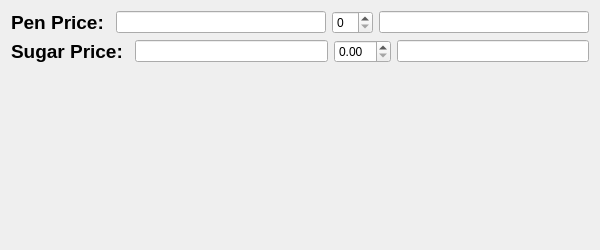
<?xml version="1.0" encoding="UTF-8"?>
<ui version="4.0">
 <class>Form</class>
 <widget class="QWidget" name="Form">
  <property name="geometry">
   <rect>
    <x>0</x>
    <y>0</y>
    <width>600</width>
    <height>250</height>
   </rect>
  </property>
  <property name="windowTitle">
   <string>Form</string>
  </property>
  <layout class="QVBoxLayout" name="verticalLayout">
   <item>
    <layout class="QHBoxLayout" name="horizontalLayout">
     <item>
      <widget class="QLabel" name="label">
       <property name="font">
        <font>
         <pointsize>14</pointsize>
         <bold>true</bold>
        </font>
       </property>
       <property name="text">
        <string>Pen Price: </string>
       </property>
      </widget>
     </item>
     <item>
      <widget class="QLineEdit" name="lineEditPenPrice"/>
     </item>
     <item>
      <widget class="QSpinBox" name="spinBox"/>
     </item>
     <item>
      <widget class="QLineEdit" name="lineEditTotalPen"/>
     </item>
    </layout>
   </item>
   <item>
    <layout class="QHBoxLayout" name="horizontalLayout_2">
     <item>
      <widget class="QLabel" name="label_2">
       <property name="font">
        <font>
         <pointsize>14</pointsize>
         <bold>true</bold>
        </font>
       </property>
       <property name="text">
        <string>Sugar Price: </string>
       </property>
      </widget>
     </item>
     <item>
      <widget class="QLineEdit" name="lineEditSugarPrice"/>
     </item>
     <item>
      <widget class="QDoubleSpinBox" name="doubleSpinBox"/>
     </item>
     <item>
      <widget class="QLineEdit" name="lineEditTotalSugar"/>
     </item>
    </layout>
   </item>
   <item>
    <widget class="QLabel" name="labelResult">
     <property name="font">
      <font>
       <pointsize>14</pointsize>
       <bold>true</bold>
      </font>
     </property>
     <property name="text">
      <string/>
     </property>
    </widget>
   </item>
  </layout>
 </widget>
 <resources/>
 <connections/>
</ui>
